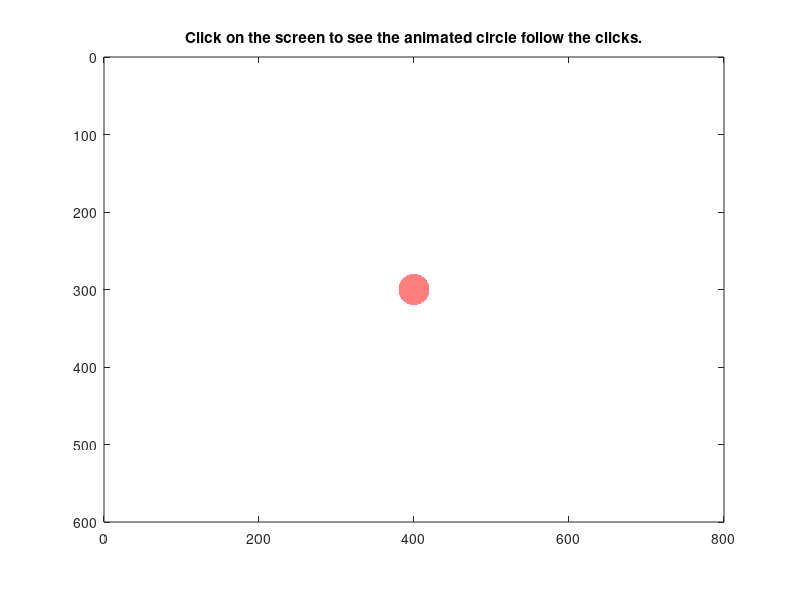

Write the MATLAB code that produced this figure.
clear; clc; close all;

% Define fixed figure size
figureWidth = 800;  % Width in pixels
figureHeight = 600; % Height in pixels
figure('Position', [100, 100, figureWidth, figureHeight]);

% Display an image or blank screen
imagesc(zeros(figureHeight, figureWidth)); colormap white; axis image;

% Fix the axes limits and keep them constant
axis on;
axis([0 figureWidth 0 figureHeight]);
set(gca, 'YDir', 'reverse');
title('Click on the screen to see the animated circle follow the clicks.');

circleRadius = 20;
theta = linspace(0, 2*pi, 50);
xCircle = circleRadius * cos(theta); 
yCircle = circleRadius * sin(theta); 
animatedCircle = patch(xCircle, yCircle, 'r', 'FaceAlpha', 0.5, 'EdgeColor', 'none');

% Start at the center of the screen
last_point = [figureWidth / 2, figureHeight / 2]; 

% Store variables in the figure's appdata
setappdata(gcf, 'animatedCircle', animatedCircle); % Store the patch object
setappdata(gcf, 'xCircle', xCircle); % Store circle X-coordinates
setappdata(gcf, 'yCircle', yCircle); % Store circle Y-coordinates
setappdata(gcf, 'last_point', last_point); % Store the last point
setappdata(gcf, 'isAnimating', false); % Animation status flag
set(animatedCircle, 'XData', last_point(1) + xCircle, 'YData', last_point(2) + yCircle)

% Callback function for mouse clicks
set(gcf, 'WindowButtonDownFcn', @getClick);

% Callback function definition
function getClick(~, ~)
    % Ignore new clicks until animation is complete
    if getData('isAnimating')
        return; 
    end
    
    % Get point
    point = get(gca, 'CurrentPoint');
    x = point(1, 1); y = point(1, 2);
    
    % Retrieve stored variables from appdata
    animatedCircle = getData('animatedCircle');
    xCircle = getData('xCircle');
    yCircle = getData('yCircle');
    last_point = getData('last_point');
    
    % Block the callback and start animation
    setData('isAnimating', true);
    numSteps = 20;    
    for i = 1:numSteps
        coord_x = last_point(1) + (x - last_point(1)) * i / numSteps;
        coord_y = last_point(2) + (y - last_point(2)) * i / numSteps;
        set(animatedCircle, 'XData', coord_x + xCircle, 'YData', coord_y + yCircle);
        pause(0.005);
    end
    
    % Update last point and unflag animation
    setData('last_point', [x y]);
    setData('isAnimating', false);
end

function data = getData(name)
    data = getappdata(gcf, name);
end

function setData(name, data)
    setappdata(gcf, name, data);
end